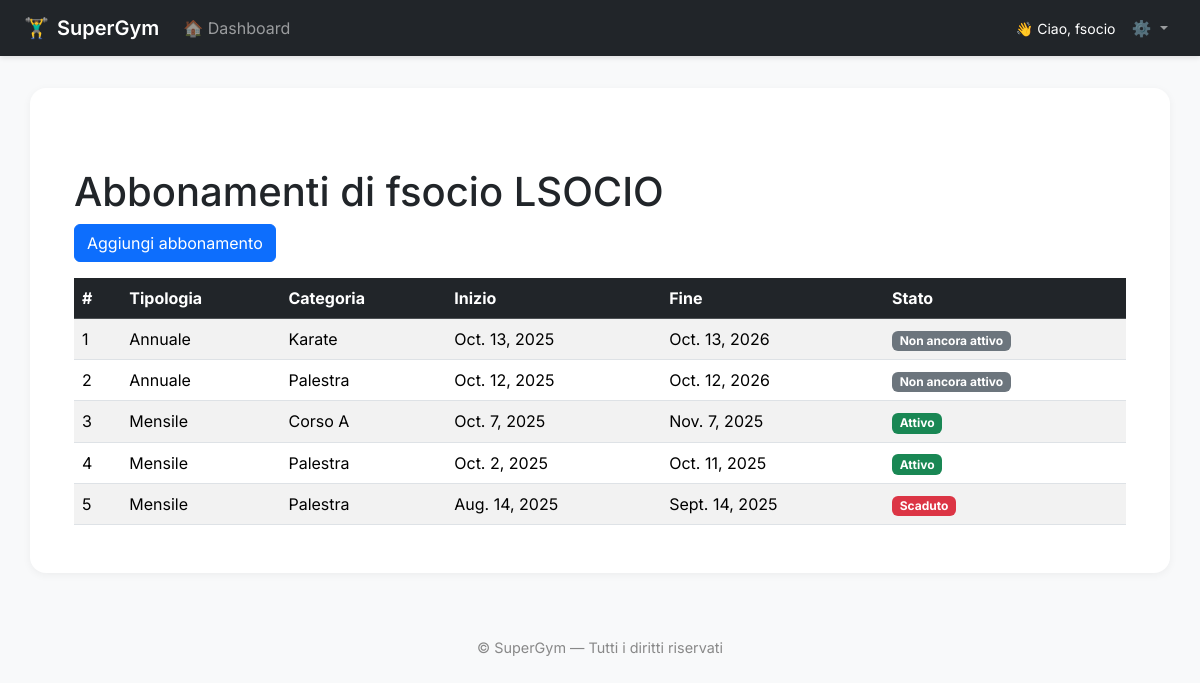
The page /members/subscriptions/12/ (signed in) on the database its author committed.
### members/models.py (models this page shows, shortened)
class Member(AbstractUser):
    first_name = models.CharField(_("Nome"), max_length=150, blank=False)
    last_name = models.CharField(_("Cognome"), max_length=150, blank=False)
    email = models.EmailField(_("Email"), blank=False)
    date_of_birth = models.DateField(_("Data di nascita"), null=True, blank=True)
    phone_number = models.CharField(_("Numero di telefono"), max_length=20, blank=True)
    address = models.CharField(_("Indirizzo"), max_length=255, blank=True)
    class Meta:
        verbose_name = _("Socio")
        verbose_name_plural = _("Soci")
        ordering = ['last_name', 'first_name']

class Subscription(models.Model):
    class SubscriptionType(models.TextChoices):
        MONTHLY = 'MONTHLY', _('Mensile')
        SEMESTRAL = 'SEMESTRAL', _('Semestrale')
        ANNUAL = 'ANNUAL', _('Annuale')
    class Category(models.TextChoices):
        GYM = 'GYM', _('Palestra')
        COURSE_A = 'COURSE_A', _('Corso A')
        KARATE = 'KARATE', _('Karate')
    member = models.ForeignKey(
        Member,
        on_delete=models.CASCADE,
        related_name="subscriptions",
        verbose_name=_("Socio")
    )
    subscription_type = models.CharField(
        max_length=20,
        choices=SubscriptionType.choices,
        verbose_name=_("Tipologia abbonamento")
    )
    category = models.CharField(
        max_length=20,
        choices=Category.choices,
        verbose_name=_("Categoria")
    )
    start_date = models.DateField(verbose_name=_("Data inizio"))
    end_date = models.DateField(verbose_name=_("Data fine"), null=True, blank=True)
    class Meta:
        verbose_name = _("Abbonamento")
        verbose_name_plural = _("Abbonamenti")
        ordering = ['-end_date']
    @property
    def status(self):
        today = timezone.now().date()
        if self.end_date and self.end_date < today:
            return "Scaduto"
        elif self.start_date > today:
            return "Non ancora attivo"
        return "Attivo"

### members/views.py (the view)
# urls.py: path("subscriptions/<int:member_id>/", views.subscription_list, name="subscription_list"),
@login_required
def subscription_list(request, member_id):
    member = get_object_or_404(Member, id=member_id)
    subscriptions = member.subscriptions.all().order_by('-end_date')
    context = {
        'member': member,
        'subscriptions': subscriptions,
    }
    return render(request, 'subscription_list.html', context)

### templates/subscription_list.html (shortened to what this page needs)
{% extends "base.html" %}
{% block content %}
<div class="container mt-5">
    <h1>Abbonamenti di {{ member.first_name }} {{ member.last_name }}</h1>
    <a href="{% url 'members:add_subscription' member.id %}" class="btn btn-primary mb-3">Aggiungi abbonamento</a>
    <div class="table-responsive">
        <table class="table table-striped table-hover">
            <thead class="table-dark">
                <tr>
                    <th>#</th>
                    <th>Tipologia</th>
                    <th>Categoria</th>
                    <th>Inizio</th>
                    <th>Fine</th>
                    <th>Stato</th>
                </tr>
            </thead>
            <tbody>
                {% for sub in subscriptions %}
                <tr>
                    <td>{{ forloop.counter }}</td>
                    <td>{{ sub.get_subscription_type_display }}</td>
                    <td>{{ sub.get_category_display }}</td>
                    <td>{{ sub.start_date }}</td>
                    <td>{{ sub.end_date }}</td>
                    <td>
                        {% if sub.status == "Attivo" %}
                            <span class="badge bg-success">{{ sub.status }}</span>
                        {% elif sub.status == "Non ancora attivo" %}
                            <span class="badge bg-secondary">{{ sub.status }}</span>
                        {% else %}
                            <span class="badge bg-danger">{{ sub.status }}</span>
                        {% endif %}
                    </td>
                </tr>
                {% empty %}
                <tr>
                    <td colspan="6" class="text-center">Nessun abbonamento trovato.</td>
                </tr>
                {% endfor %}
            </tbody>
        </table>
    </div>
</div>
{% endblock %}

### templates/base.html (shortened to what this page needs)
<!DOCTYPE html>
{% load static %}
<html lang="it">
<head>
    <link href="https://cdn.jsdelivr.net/npm/bootstrap@5.3.2/dist/css/bootstrap.min.css" rel="stylesheet">
    <link href="{% static '/css/style.css' %}" rel="stylesheet">
</head>
<body>
<nav class="navbar navbar-expand-lg navbar-dark bg-dark">
    <div class="container-fluid px-4">
        <a class="navbar-brand d-flex align-items-center" href="{% url 'dashboard' %}">
            🏋️‍♂️ <span class="ms-2">SuperGym</span>
        </a>
        <div class="collapse navbar-collapse" id="navbarContent">
            {% if user.is_authenticated %}
            {% if user.is_staff or user.is_superuser %}
            <ul class="navbar-nav me-auto mb-2 mb-lg-0">
                <li class="nav-item dropdown">
                    <a class="nav-link dropdown-toggle" href="#" id="membersDropdown" role="button" data-bs-toggle="dropdown" aria-expanded="false">
                        👥 Soci
                    </a>
                    <ul class="dropdown-menu" aria-labelledby="membersDropdown">
                        <li><a class="dropdown-item" href="{% url 'dashboard' %}">📋 Lista Soci</a></li>
                        <li><a class="dropdown-item" href="{% url 'members:add_member' %}">➕ Aggiungi Socio</a></li>
                    </ul>
                </li>
                <li class="nav-item dropdown">
                    <a class="nav-link dropdown-toggle" href="#" id="docsDropdown" role="button" data-bs-toggle="dropdown" aria-expanded="false">
                        📄 Documenti
                    </a>
                    <ul class="dropdown-menu" aria-labelledby="docsDropdown">
                        <li><a class="dropdown-item" href="{% url 'members:medical_certificate_status' %}">🩺 Certificati Medici</a></li>
                        {% if user.is_superuser %}
                            <li><hr class="dropdown-divider"></li>
                            <li><a class="dropdown-item text-primary" href="{% url 'members:add_document_admin' %}">➕ Aggiungi Documento</a></li>
                        {% endif %}
                    </ul>
                </li>
                <li class="nav-item dropdown">
                    <a class="nav-link dropdown-toggle" href="#" id="subsDropdown" role="button" data-bs-toggle="dropdown" aria-expanded="false">
                        💳 Abbonamenti
                    </a>
                    <ul class="dropdown-menu" aria-labelledby="subsDropdown">
                        <li><a class="dropdown-item" href="{% url 'members:subscription_status' %}">📆 Stato Abbonamenti</a></li>
                        <li><a class="dropdown-item" href="{% url 'members:add_subscription_admin' %}">➕ Aggiungi Abbonamento</a></li>
                    </ul>
                </li>
            </ul>
            {% else %}
            <ul class="navbar-nav me-auto mb-2 mb-lg-0">
                <li class="nav-item">
                    <a class="nav-link" href="{% url 'dashboard' %}">🏠 Dashboard</a>
                </li>
            </ul>
            {% endif %}
            <ul class="navbar-nav ms-auto mb-2 mb-lg-0 align-items-center">
                <li class="nav-item me-2 text-white small">
                    👋 Ciao, {{ user.first_name|default:user.username }}
                </li>
                <li class="nav-item dropdown">
                    <a class="nav-link dropdown-toggle" href="#" id="systemDropdown" role="button" data-bs-toggle="dropdown" aria-expanded="false">
                        ⚙️
                    </a>
                </li>
            </ul>
            {% endif %}
        </div>
    </div>
</nav>
<main class="container main-container">
    {% block content %}{% endblock %}
</main>
<footer>
    © {{ now|date:"Y" }} SuperGym — Tutti i diritti riservati
</footer>
</body>
</html>

### static/css/style.css (style rules this page uses)
body { background-color: #f8f9fa; }
body { font-family: 'Inter', sans-serif; background-color: #f8f9fa; }
.navbar { box-shadow: 0 2px 5px rgba(0,0,0,0.1); }
.navbar-brand { font-weight: 600; font-size: 1.25rem; }
.nav-link { transition: color 0.2s, transform 0.2s; }
.main-container { background: white; border-radius: 1rem; padding: 2rem; box-shadow: 0 2px 8px rgba(0,0,0,0.05); margin-top: 2rem; }
footer { text-align: center; font-size: 0.9rem; color: #888; margin-top: 3rem; padding: 1rem 0; }

### rows shown on the page
Member: first_name "fsocio", last_name "LSOCIO"
Subscription: subscription_type "Annuale", category "Karate", start_date "Oct. 13, 2025", end_date "Oct. 13, 2026", status "Non ancora attivo"
Subscription: subscription_type "Annuale", category "Palestra", start_date "Oct. 12, 2025", end_date "Oct. 12, 2026", status "Non ancora attivo"
Subscription: subscription_type "Mensile", category "Corso A", start_date "Oct. 7, 2025", end_date "Nov. 7, 2025", status "Attivo"
Subscription: subscription_type "Mensile", category "Palestra", start_date "Oct. 2, 2025", end_date "Oct. 11, 2025", status "Attivo"
Subscription: subscription_type "Mensile", category "Palestra", start_date "Aug. 14, 2025", end_date "Sept. 14, 2025", status "Scaduto"
